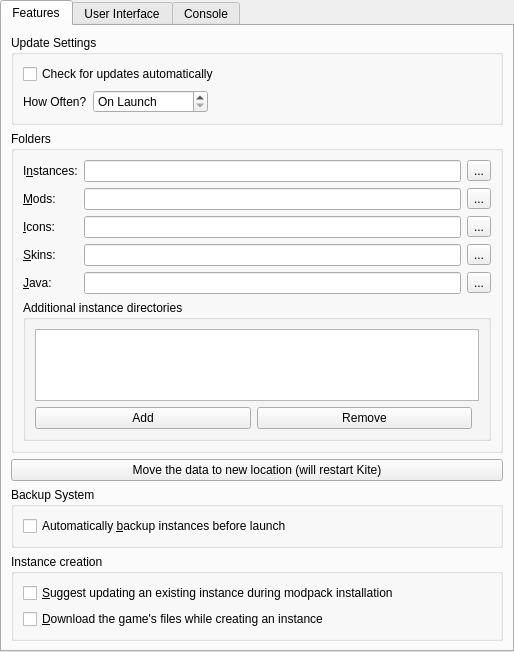
<?xml version="1.0" encoding="UTF-8"?>
<ui version="4.0">
 <class>KitePage</class>
 <widget class="QWidget" name="KitePage">
  <property name="geometry">
   <rect>
    <x>0</x>
    <y>0</y>
    <width>514</width>
    <height>629</height>
   </rect>
  </property>
  <property name="sizePolicy">
   <sizepolicy hsizetype="MinimumExpanding" vsizetype="MinimumExpanding">
    <horstretch>0</horstretch>
    <verstretch>0</verstretch>
   </sizepolicy>
  </property>
  <layout class="QVBoxLayout" name="mainLayout">
   <property name="leftMargin">
    <number>0</number>
   </property>
   <property name="topMargin">
    <number>0</number>
   </property>
   <property name="rightMargin">
    <number>0</number>
   </property>
   <property name="bottomMargin">
    <number>0</number>
   </property>
   <item>
    <widget class="QTabWidget" name="tabWidget">
     <property name="toolTip">
      <string notr="true"/>
     </property>
     <property name="tabShape">
      <enum>QTabWidget::Rounded</enum>
     </property>
     <property name="currentIndex">
      <number>0</number>
     </property>
     <widget class="QWidget" name="featuresTab">
      <attribute name="title">
       <string>Features</string>
      </attribute>
      <layout class="QVBoxLayout" name="verticalLayout_9">
       <item>
        <widget class="QGroupBox" name="updateSettingsBox">
         <property name="title">
          <string>Update Settings</string>
         </property>
         <layout class="QVBoxLayout" name="verticalLayout_7">
          <item>
           <widget class="QCheckBox" name="autoUpdateCheckBox">
            <property name="text">
             <string>Check for updates automatically</string>
            </property>
           </widget>
          </item>
          <item>
           <layout class="QHBoxLayout" name="updateIntervalLayout">
            <item>
             <widget class="QLabel" name="updateIntervalLabel">
              <property name="text">
               <string>How Often?</string>
              </property>
              <property name="buddy">
               <cstring>updateIntervalSpinBox</cstring>
              </property>
             </widget>
            </item>
            <item>
             <widget class="QSpinBox" name="updateIntervalSpinBox">
              <property name="sizePolicy">
               <sizepolicy hsizetype="Maximum" vsizetype="Fixed">
                <horstretch>0</horstretch>
                <verstretch>0</verstretch>
               </sizepolicy>
              </property>
              <property name="toolTip">
               <string>Set to 0 to only check on launch</string>
              </property>
              <property name="specialValueText">
               <string>On Launch</string>
              </property>
              <property name="suffix">
               <string> hours</string>
              </property>
              <property name="prefix">
               <string>Every </string>
              </property>
              <property name="minimum">
               <number>0</number>
              </property>
              <property name="maximum">
               <number>168</number>
              </property>
             </widget>
            </item>
            <item>
             <spacer name="updateIntervalSpacer">
              <property name="orientation">
               <enum>Qt::Horizontal</enum>
              </property>
              <property name="sizeHint" stdset="0">
               <size>
                <width>0</width>
                <height>0</height>
               </size>
              </property>
             </spacer>
            </item>
           </layout>
          </item>
         </layout>
        </widget>
       </item>
       <item>
        <widget class="QGroupBox" name="foldersBox">
         <property name="title">
          <string>Folders</string>
         </property>
         <layout class="QGridLayout" name="foldersBoxLayout">
          <item row="0" column="0">
           <widget class="QLabel" name="labelInstDir">
            <property name="text">
             <string>I&amp;nstances:</string>
            </property>
            <property name="buddy">
             <cstring>instDirTextBox</cstring>
            </property>
           </widget>
          </item>
          <item row="0" column="1">
           <widget class="QLineEdit" name="instDirTextBox"/>
          </item>
          <item row="0" column="2">
           <widget class="QToolButton" name="instDirBrowseBtn">
            <property name="text">
             <string notr="true">...</string>
            </property>
           </widget>
          </item>
          <item row="1" column="0">
           <widget class="QLabel" name="labelModsDir">
            <property name="text">
             <string>&amp;Mods:</string>
            </property>
            <property name="buddy">
             <cstring>modsDirTextBox</cstring>
            </property>
           </widget>
          </item>
          <item row="1" column="1">
           <widget class="QLineEdit" name="modsDirTextBox"/>
          </item>
          <item row="1" column="2">
           <widget class="QToolButton" name="modsDirBrowseBtn">
            <property name="text">
             <string notr="true">...</string>
            </property>
           </widget>
          </item>
          <item row="2" column="1">
           <widget class="QLineEdit" name="iconsDirTextBox"/>
          </item>
          <item row="2" column="0">
           <widget class="QLabel" name="labelIconsDir">
            <property name="text">
             <string>&amp;Icons:</string>
            </property>
            <property name="buddy">
             <cstring>iconsDirTextBox</cstring>
            </property>
           </widget>
          </item>
          <item row="2" column="2">
           <widget class="QToolButton" name="iconsDirBrowseBtn">
            <property name="text">
             <string notr="true">...</string>
            </property>
           </widget>
          </item>
          <item row="3" column="1">
           <widget class="QLineEdit" name="skinsDirTextBox"/>
          </item>
          <item row="3" column="0">
           <widget class="QLabel" name="labelSkinsDir">
            <property name="text">
             <string>&amp;Skins:</string>
            </property>
            <property name="buddy">
             <cstring>skinsDirTextBox</cstring>
            </property>
           </widget>
          </item>
          <item row="3" column="2">
           <widget class="QToolButton" name="skinsDirBrowseBtn">
            <property name="text">
             <string notr="true">...</string>
            </property>
           </widget>
          </item>
          <item row="4" column="1">
           <widget class="QLineEdit" name="javaDirTextBox"/>
          </item>
          <item row="4" column="0">
           <widget class="QLabel" name="labelJavaDir">
            <property name="text">
             <string>&amp;Java:</string>
            </property>
            <property name="buddy">
             <cstring>javaDirTextBox</cstring>
            </property>
           </widget>
          </item>
          <item row="4" column="2">
           <widget class="QToolButton" name="javaDirBrowseBtn">
            <property name="text">
             <string notr="true">...</string>
            </property>
           </widget>
          </item>
          <item row="5" column="0" colspan="3">
           <widget class="QGroupBox" name="additionalInstDirsGroupBox">
            <property name="title">
             <string>Additional instance directories</string>
            </property>
            <layout class="QVBoxLayout" name="additionalInstDirsLayout">
             <item>
              <widget class="QListWidget" name="additionalInstDirsList"/>
             </item>
             <item>
              <layout class="QHBoxLayout" name="additionalInstDirsBtnLayout">
               <item>
                <widget class="QPushButton" name="addInstDirBtn">
                 <property name="text">
                  <string>Add</string>
                 </property>
                </widget>
               </item>
               <item>
                <widget class="QPushButton" name="removeInstDirBtn">
                 <property name="text">
                  <string>Remove</string>
                 </property>
                </widget>
               </item>
               <item>
                <spacer name="additionalInstDirsSpacer">
                 <property name="orientation">
                  <enum>Qt::Orientation::Horizontal</enum>
                 </property>
                </spacer>
               </item>
              </layout>
             </item>
            </layout>
           </widget>
          </item>
         </layout>
        </widget>
       </item>
       <item>
        <widget class="QPushButton" name="migrateDataFolderMacBtn">
         <property name="text">
          <string>Move the data to new location (will restart Kite)</string>
         </property>
        </widget>
       </item>
       <item>
        <widget class="QGroupBox" name="backupFeaturesGroupBox">
         <property name="title">
          <string>Backup System</string>
         </property>
         <layout class="QVBoxLayout" name="backupFeaturesLayout">
          <item>
           <widget class="QCheckBox" name="backupBeforeLaunchCheck">
            <property name="toolTip">
             <string>Creates a snapshot of each instance before launching. Backups are saved in the instance's .backups folder with the label &quot;pre-launch&quot;.</string>
            </property>
            <property name="text">
             <string>Automatically &amp;backup instances before launch</string>
            </property>
           </widget>
          </item>
         </layout>
        </widget>
       </item>
       <item>
        <widget class="QGroupBox" name="instanceCreationGroupBox">
         <property name="title">
          <string>Instance creation</string>
         </property>
         <layout class="QVBoxLayout" name="instanceCreationLayout">
          <item>
           <widget class="QCheckBox" name="modpackUpdatePromptCheck">
            <property name="toolTip">
             <string>When installing a modpack that is already installed, offer to update that instance instead of creating a second copy of it.</string>
            </property>
            <property name="text">
             <string>&amp;Suggest updating an existing instance during modpack installation</string>
            </property>
           </widget>
          </item>
          <item>
           <widget class="QCheckBox" name="downloadGameFilesCheck">
            <property name="toolTip">
             <string>Download the game's libraries and assets while the instance is being created, instead of waiting until the first time it is launched.</string>
            </property>
            <property name="text">
             <string>&amp;Download the game's files while creating an instance</string>
            </property>
           </widget>
          </item>
         </layout>
        </widget>
       </item>
       <item>
        <spacer name="verticalSpacer_2">
         <property name="orientation">
          <enum>Qt::Vertical</enum>
         </property>
         <property name="sizeHint" stdset="0">
          <size>
           <width>0</width>
           <height>0</height>
          </size>
         </property>
        </spacer>
       </item>
      </layout>
     </widget>
     <widget class="QWidget" name="generalTab">
      <attribute name="title">
       <string>User Interface</string>
      </attribute>
      <layout class="QVBoxLayout" name="verticalLayout_6">
       <item>
        <widget class="QGroupBox" name="groupBox_3">
         <property name="title">
          <string>Kite notifications</string>
         </property>
         <layout class="QVBoxLayout" name="verticalLayout_5">
          <item>
           <widget class="QPushButton" name="resetNotificationsBtn">
            <property name="text">
             <string>Reset hidden notifications</string>
            </property>
            <property name="checkable">
             <bool>true</bool>
            </property>
           </widget>
          </item>
         </layout>
        </widget>
       </item>
       <item>
        <widget class="QGroupBox" name="sortingModeBox">
         <property name="enabled">
          <bool>true</bool>
         </property>
         <property name="title">
          <string>Instance view sorting mode</string>
         </property>
         <layout class="QHBoxLayout" name="sortingModeBoxLayout">
          <item>
           <widget class="QRadioButton" name="sortLastLaunchedBtn">
            <property name="text">
             <string>By &amp;last launched</string>
            </property>
            <attribute name="buttonGroup">
             <string notr="true">sortingModeGroup</string>
            </attribute>
           </widget>
          </item>
          <item>
           <widget class="QRadioButton" name="sortByNameBtn">
            <property name="text">
             <string>By &amp;name</string>
            </property>
            <attribute name="buttonGroup">
             <string notr="true">sortingModeGroup</string>
            </attribute>
           </widget>
          </item>
         </layout>
        </widget>
       </item>
       <item>
        <spacer name="generalTabSpacer">
         <property name="orientation">
          <enum>Qt::Vertical</enum>
         </property>
         <property name="sizeHint" stdset="0">
          <size>
           <width>0</width>
           <height>0</height>
          </size>
         </property>
        </spacer>
       </item>
      </layout>
     </widget>
     <widget class="QWidget" name="consoleTab">
      <attribute name="title">
       <string>Console</string>
      </attribute>
      <layout class="QVBoxLayout" name="verticalLayout_2">
       <item>
        <widget class="QGroupBox" name="consoleSettingsBox">
         <property name="title">
          <string>Console Settings</string>
         </property>
         <layout class="QVBoxLayout" name="verticalLayout_3">
          <item>
           <widget class="QCheckBox" name="showConsoleCheck">
            <property name="text">
             <string>Show console while the game is running?</string>
            </property>
           </widget>
          </item>
          <item>
           <widget class="QCheckBox" name="autoCloseConsoleCheck">
            <property name="text">
             <string>Automatically close console when the game quits?</string>
            </property>
           </widget>
          </item>
          <item>
           <widget class="QCheckBox" name="showConsoleErrorCheck">
            <property name="text">
             <string>Show console when the game crashes?</string>
            </property>
           </widget>
          </item>
         </layout>
        </widget>
       </item>
       <item>
        <widget class="QGroupBox" name="groupBox_4">
         <property name="title">
          <string>History limit</string>
         </property>
         <layout class="QGridLayout" name="gridLayout_3">
          <item row="1" column="0">
           <widget class="QCheckBox" name="checkStopLogging">
            <property name="text">
             <string>Stop logging when log overflows</string>
            </property>
           </widget>
          </item>
          <item row="0" column="0">
           <widget class="QSpinBox" name="lineLimitSpinBox">
            <property name="sizePolicy">
             <sizepolicy hsizetype="Expanding" vsizetype="Fixed">
              <horstretch>0</horstretch>
              <verstretch>0</verstretch>
             </sizepolicy>
            </property>
            <property name="suffix">
             <string> lines</string>
            </property>
            <property name="minimum">
             <number>10000</number>
            </property>
            <property name="maximum">
             <number>1000000</number>
            </property>
            <property name="singleStep">
             <number>10000</number>
            </property>
            <property name="value">
             <number>100000</number>
            </property>
           </widget>
          </item>
         </layout>
        </widget>
       </item>
       <item>
        <widget class="QGroupBox" name="themeBox_2">
         <property name="sizePolicy">
          <sizepolicy hsizetype="Preferred" vsizetype="MinimumExpanding">
           <horstretch>0</horstretch>
           <verstretch>0</verstretch>
          </sizepolicy>
         </property>
         <property name="title">
          <string>Console font</string>
         </property>
         <layout class="QGridLayout" name="gridLayout_2">
          <item row="1" column="0" colspan="2">
           <widget class="QTextEdit" name="fontPreview">
            <property name="sizePolicy">
             <sizepolicy hsizetype="Expanding" vsizetype="MinimumExpanding">
              <horstretch>0</horstretch>
              <verstretch>0</verstretch>
             </sizepolicy>
            </property>
            <property name="horizontalScrollBarPolicy">
             <enum>Qt::ScrollBarAlwaysOff</enum>
            </property>
            <property name="undoRedoEnabled">
             <bool>false</bool>
            </property>
            <property name="textInteractionFlags">
             <set>Qt::TextSelectableByKeyboard|Qt::TextSelectableByMouse</set>
            </property>
           </widget>
          </item>
          <item row="0" column="0">
           <widget class="QFontComboBox" name="consoleFont">
            <property name="sizePolicy">
             <sizepolicy hsizetype="Expanding" vsizetype="Fixed">
              <horstretch>0</horstretch>
              <verstretch>0</verstretch>
             </sizepolicy>
            </property>
           </widget>
          </item>
          <item row="0" column="1">
           <widget class="QSpinBox" name="fontSizeBox">
            <property name="minimum">
             <number>5</number>
            </property>
            <property name="maximum">
             <number>16</number>
            </property>
            <property name="value">
             <number>11</number>
            </property>
           </widget>
          </item>
         </layout>
        </widget>
       </item>
      </layout>
     </widget>
    </widget>
   </item>
  </layout>
 </widget>
 <tabstops>
  <tabstop>tabWidget</tabstop>
  <tabstop>autoUpdateCheckBox</tabstop>
  <tabstop>updateIntervalSpinBox</tabstop>
  <tabstop>instDirTextBox</tabstop>
  <tabstop>instDirBrowseBtn</tabstop>
  <tabstop>modsDirTextBox</tabstop>
  <tabstop>modsDirBrowseBtn</tabstop>
  <tabstop>iconsDirTextBox</tabstop>
  <tabstop>iconsDirBrowseBtn</tabstop>
  <tabstop>resetNotificationsBtn</tabstop>
  <tabstop>sortLastLaunchedBtn</tabstop>
  <tabstop>sortByNameBtn</tabstop>
  <tabstop>showConsoleCheck</tabstop>
  <tabstop>autoCloseConsoleCheck</tabstop>
  <tabstop>showConsoleErrorCheck</tabstop>
  <tabstop>lineLimitSpinBox</tabstop>
  <tabstop>checkStopLogging</tabstop>
  <tabstop>consoleFont</tabstop>
  <tabstop>fontSizeBox</tabstop>
  <tabstop>fontPreview</tabstop>
 </tabstops>
 <resources/>
 <connections/>
 <buttongroups>
  <buttongroup name="sortingModeGroup"/>
 </buttongroups>
</ui>
